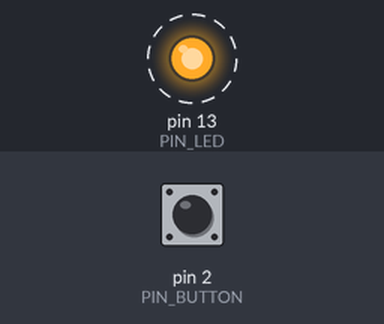
Simulated run of this sketch. Board: Arduino Uno, built with avr-gcc and run on an emulated ATmega328P. Shown: output pins drawn as LEDs (lit = HIGH). Dashed ring = blinking. Inputs (shaded band) come from the test bench; at power-on: pin 2 (PIN_BUTTON) HIGH. What the sketch prints to the serial monitor is not drawn.

Above: at 0.5 s.
Timing chart, 0 to 4.6 s (numbered marks = the images above):
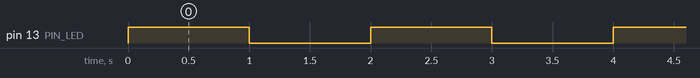

Measured:
- by itself, pin 13 (PIN_LED): alternates HIGH for 1.0 s and LOW for 1.0 s

The sketch:

sketch_mar19b.ino
```cpp
const int PIN_BUTTON = 2;
const int PIN_LED = 13;
void setup() {
 Serial.begin(9660);
 pinMode(PIN_LED, OUTPUT);


}

void loop() {
int buttonState = digitalRead(PIN_BUTTON);
Serial.println(buttonState);
if (!buttonState) {
delay(50);
return;
}
digitalWrite(PIN_LED, HIGH);
delay(1000);
digitalWrite(PIN_LED, LOW);
delay(1000);
}
```
